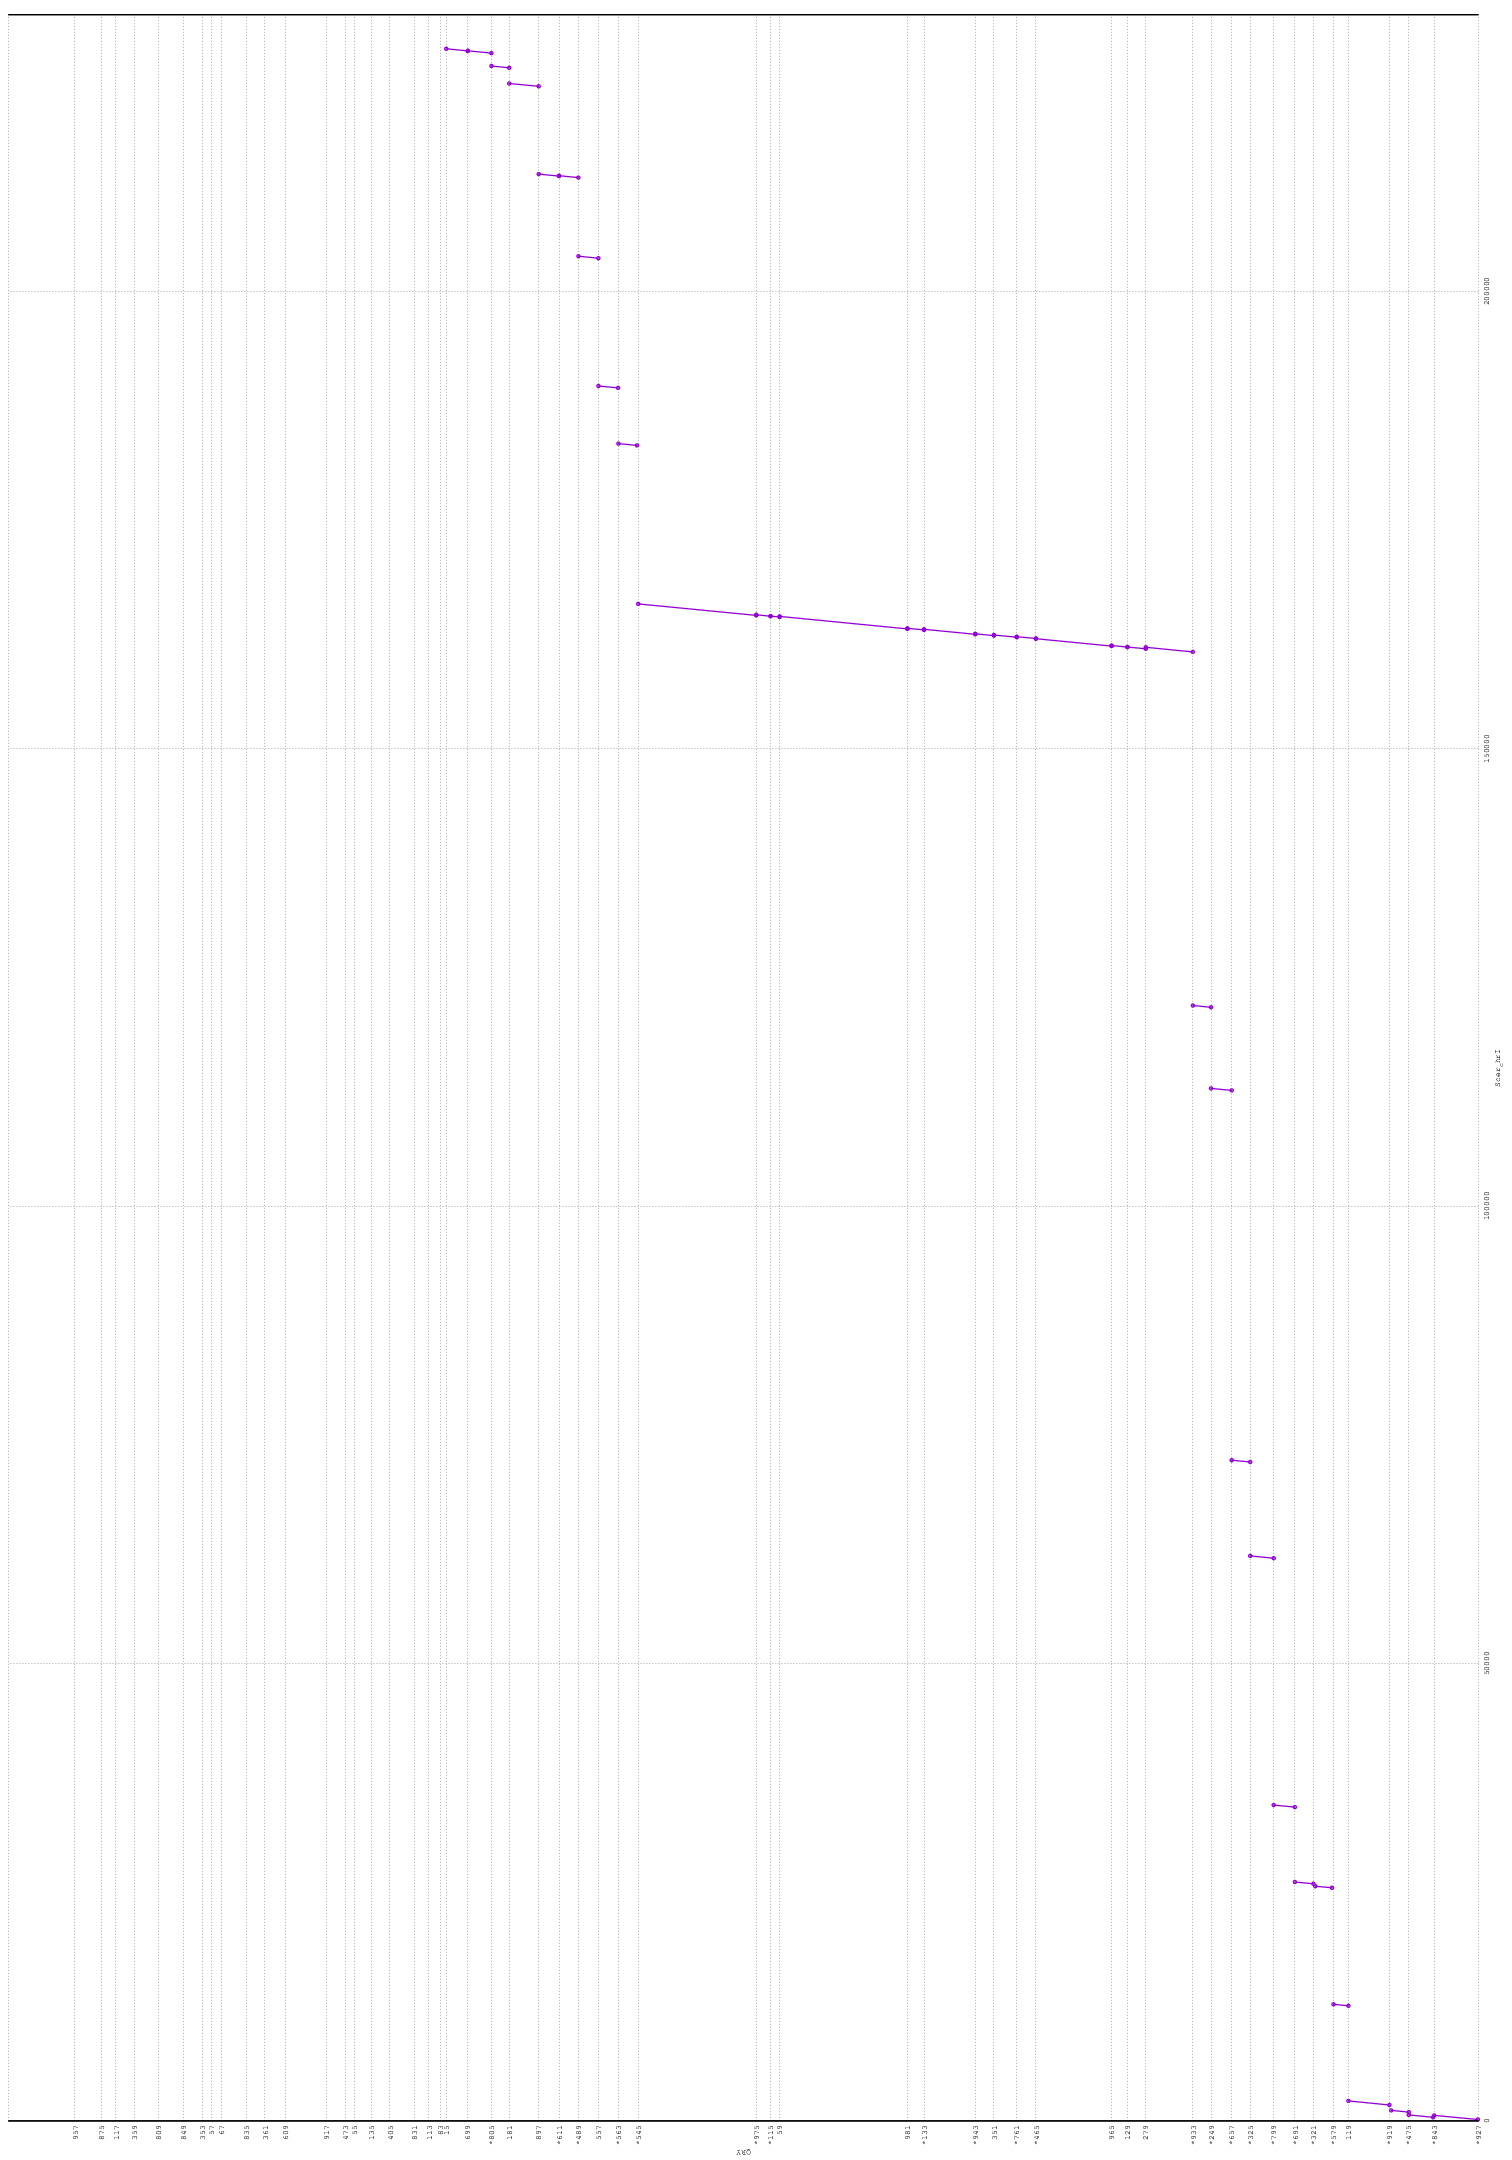

Recreate this plot in gnuplot.
set terminal postscript color solid "Courier" 8
set output "/home/mariana/uni/exercise_02/blast/chrI-x-SRR3481383/chrI-x-SRR3481383_megablast.dnadiff.ps"
set ytics ( \
 "*927" 1, \
 "*843" 473, \
 "*475" 742, \
 "*919" 948, \
 "119" 1385, \
 "*579" 1543, \
 "*321" 1757, \
 "*691" 1954, \
 "*799" 2180, \
 "*325" 2430, \
 "*657" 2627, \
 "*249" 2847, \
 "*933" 3040, \
 "279" 3542, \
 "129" 3737, \
 "965" 3907, \
 "*465" 4711, \
 "*761" 4916, \
 "351" 5158, \
 "*943" 5356, \
 "*133" 5903, \
 "981" 6079, \
 "59" 7440, \
 "*115" 7537, \
 "*975" 7689, \
 "*545" 8945, \
 "*563" 9156, \
 "557" 9369, \
 "*489" 9581, \
 "*611" 9788, \
 "897" 10004, \
 "181" 10318, \
 "*805" 10508, \
 "699" 10759, \
 "15" 10988, \
 "83" 11055, \
 "113" 11173, \
 "831" 11325, \
 "405" 11588, \
 "135" 11789, \
 "55" 11965, \
 "473" 12062, \
 "917" 12268, \
 "609" 12703, \
 "361" 12919, \
 "835" 13117, \
 "67" 13381, \
 "57" 13489, \
 "353" 13586, \
 "849" 13784, \
 "809" 14054, \
 "359" 14307, \
 "117" 14505, \
 "875" 14658, \
 "957" 14941, \
 "" 15650 \
)
set size 3,3
set grid
unset key
set border 10
set tics scale 0
set xlabel "Scer_chrI"
set ylabel "QRY"
set format "%.0f"
set xrange [1:230218]
set yrange [1:15650]
set style line 1  lt 1 lw 2 pt 6 ps 0.5
set style line 2  lt 3 lw 2 pt 6 ps 0.5
set style line 3  lt 2 lw 2 pt 6 ps 0.5
plot \
 "/home/mariana/uni/exercise_02/blast/chrI-x-SRR3481383/chrI-x-SRR3481383_megablast.dnadiff.fplot" title "FWD" w lp ls 1, \
 "/home/mariana/uni/exercise_02/blast/chrI-x-SRR3481383/chrI-x-SRR3481383_megablast.dnadiff.rplot" title "REV" w lp ls 2
